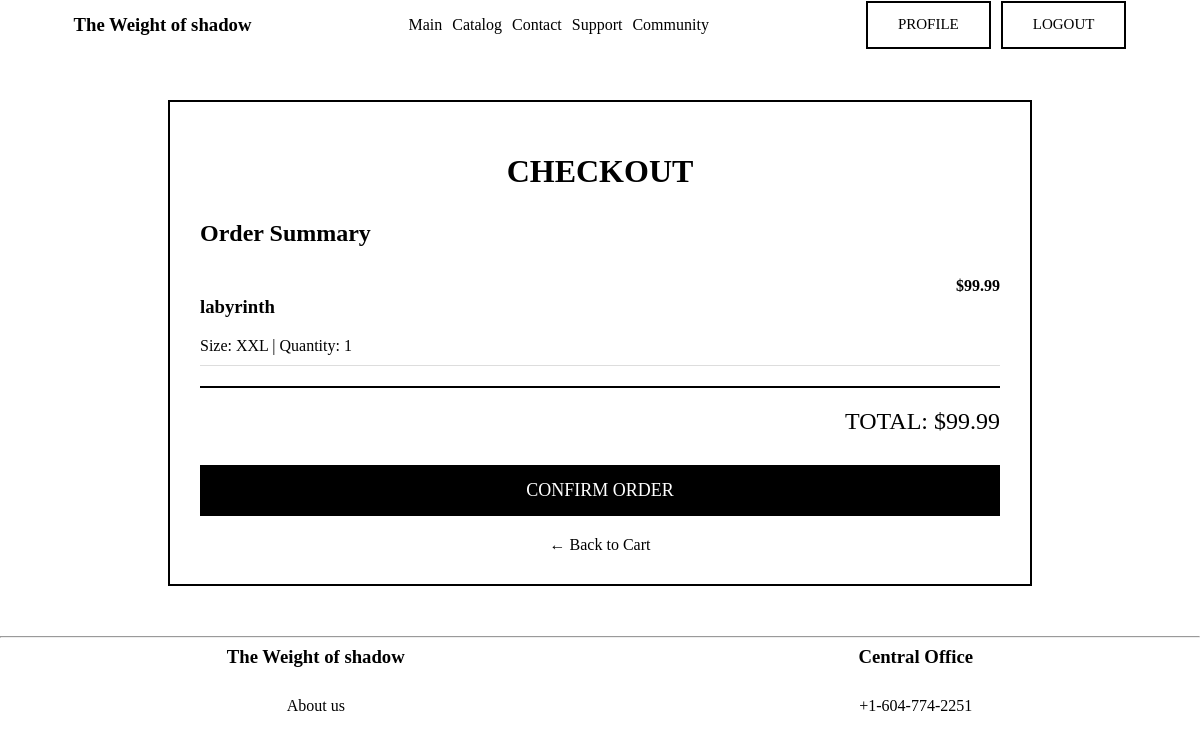
The page /users/checkout/ (signed in) on the database its author committed.
### users/models.py (models this page shows, shortened)
class CartItem(models.Model):
    SIZE_CHOICES = [
        ('S', 'S'),
        ('M', 'M'),
        ('L', 'L'),
        ('XL', 'XL'),
        ('XXL', 'XXL'),
    ]
    cart = models.ForeignKey(Cart, on_delete=models.CASCADE, related_name='items')
    t_shirt = models.ForeignKey(T_shirt, on_delete=models.CASCADE, null=True, blank=True)
    sweatshirt = models.ForeignKey(Sweatshirt, on_delete=models.CASCADE, null=True, blank=True)
    quantity = models.PositiveIntegerField(default=1)
    size = models.CharField(max_length=5, choices=SIZE_CHOICES, default='S')
    added_at = models.DateTimeField(auto_now_add=True)
    def get_item(self):
        if self.t_shirt:
            return self.t_shirt
        return self.sweatshirt
    def get_price(self):
        item = self.get_item()
        if not item:
            return 0
        price_str = item.price
        price_str = price_str.replace(' ', '').replace(',', '.').replace('$', '')
        try:
            base_price = float(price_str)
        except ValueError:
            base_price = 0
        size_prices = {
            'S': 0,
            'M': 10,
            'L': 20,
            'XL': 30,
            'XXL': 40
        }
        return base_price + size_prices.get(self.size, 0)
    def get_total_price(self):
        return self.get_price() * self.quantity
    class Meta:
        unique_together = ['cart', 't_shirt', 'sweatshirt', 'size']

### catalog/models.py (models this page shows, shortened)
class T_shirt(models.Model):
    type_collections = [
        ("Modern Minimalism", "Modern Minimalism"),
        ("The promise of hope","The promise of hope"),
        ("The Crying Machiavelli", "The Crying Machiavelli"),
        ("Blood money", "Blood money"),
        ("The March Collection", "The March Collection"),
        ("The weihgt of Shadow & Rick and Morty", "The weihgt of Shadow & Rick and Morty")
    ]
    image = models.ImageField(default='null', blank=True, null= True)
    image2 = models.URLField(max_length=250, blank= True, null=True)
    name = models.CharField(max_length=100)
    structure = models.CharField(max_length=100, default='cotton')
    price = models.CharField(max_length=20)
    collections_type = models.CharField(default='Modern Minimalism',choices=type_collections)
    text = models.TextField('about')

### users/views.py (the view)
# urls.py: path('checkout/', views.checkout, name='checkout'),
@login_required
def checkout(request):
    cart, created = Cart.objects.get_or_create(user=request.user)
    cart_items = cart.items.all()
    if not cart_items:
        messages.warning(request, 'Your cart is empty!')
        return redirect('users:profile')
    if request.method == 'POST':
        cart_items.delete()
        messages.success(request, 'Order placed successfully! Thank you for your purchase.')
        return redirect('users:profile')
    total_price = cart.get_total_price()
    context = {
        'cart_items': cart_items,
        'total_price': total_price,
    }
    return render(request, 'users/checkout.html', context)

### users/models.py (called while the page is built)
    def get_total_price(self):
        total = 0
        for item in self.items.all():
            total += item.get_total_price()
        return total

### users/templates/users/checkout.html (shortened to what this page needs)
{% extends 'myapp/layout.html' %}
{% load static %}
{% block content %}
<div class="checkout-container">
    <h1>CHECKOUT</h1>
    <div class="order-summary">
        <h2 style="font-family: algerian; margin-bottom: 20px;">Order Summary</h2>
        {% for item in cart_items %}
        <div class="order-item">
            <div>
                <h3>{{ item.get_item.name }}</h3>
                <p style="font-family: algerian;">Size: {{ item.size }} | Quantity: {{ item.quantity }}</p>
            </div>
            <div style="font-family: algerian; font-weight: bold;">
                ${{ item.get_total_price|floatformat:2 }}
            </div>
        </div>
        {% endfor %}
        <div class="total-price">
            TOTAL: ${{ total_price|floatformat:2 }}
        </div>
    </div>
    <form method="post">
        <button type="submit" class="confirm-btn">CONFIRM ORDER</button>
    </form>
    <a href="{% url 'users:profile' %}" class="back-link">← Back to Cart</a>
</div>
{% endblock %}

### static/myapp/css/layout.css (style rules this page uses)
body { margin: 0; padding: 0; }
a { font-family: algerian; text-decoration: none; color: black; margin: 0; padding: 0; }
p { font-family: algerian; color: black; margin: 0; padding: 0; }
h3 { font-family: algerian; color: black; }

### users/templates/users/checkout.html (style rules this page uses)
.checkout-container { max-width: 800px; margin: 50px auto; padding: 30px; border: 2px solid black; }
.checkout-container h1 { font-family: algerian; text-align: center; margin-bottom: 30px; }
.order-summary { margin-bottom: 30px; }
.order-item { display: flex; justify-content: space-between; padding: 10px 0; border-bottom: 1px solid #ddd; }
.order-item h3 { font-family: algerian; }
.total-price { font-family: algerian; font-size: 24px; text-align: right; margin: 20px 0; padding-top: 20px; border-top: 2px solid black; }
.confirm-btn { font-family: algerian; width: 100%; padding: 15px; background: black; color: white; border: none; cursor: pointer; font-size: 18px; transition: all 0.3s ease; }
.back-link { display: block; text-align: center; margin-top: 20px; font-family: algerian; color: black; }

### rows shown on the page
CartItem: get_item.name "labyrinth", size "XXL", quantity "1", get_total_price "99.99"

### other values the page prints
{{ total_price|floatformat:2 }} "99.99"
